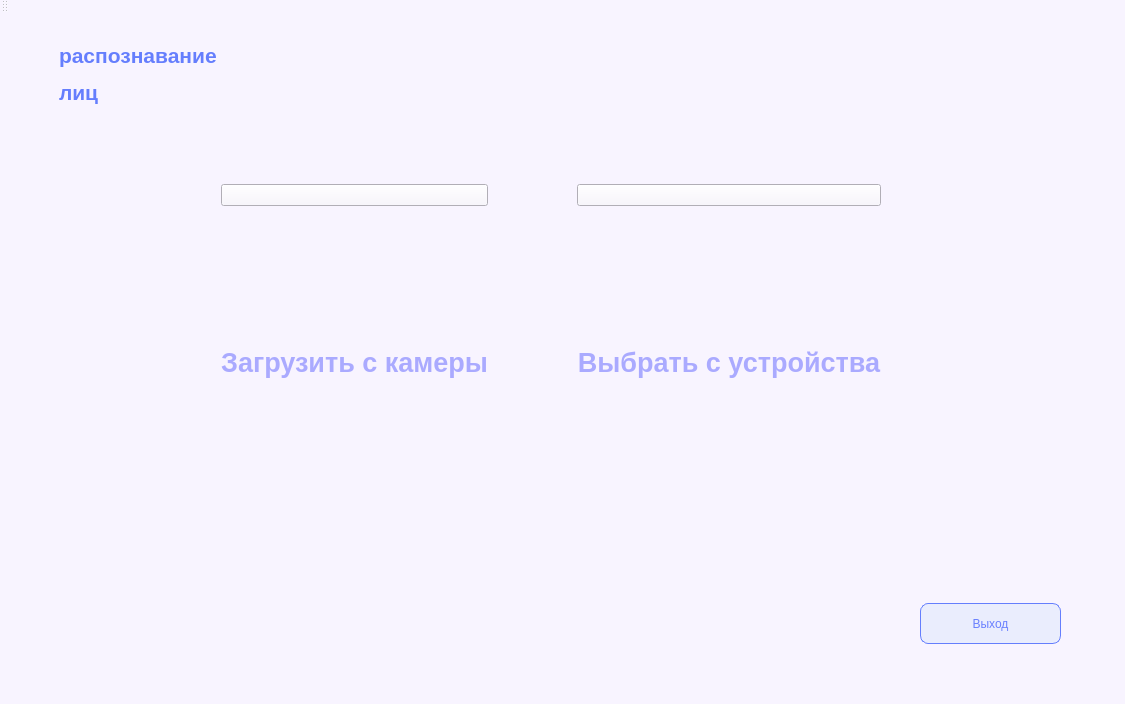
<?xml version="1.0" encoding="UTF-8"?>
<ui version="4.0">
 <class>MainWindow</class>
 <widget class="QMainWindow" name="MainWindow">
  <property name="geometry">
   <rect>
    <x>0</x>
    <y>0</y>
    <width>1125</width>
    <height>704</height>
   </rect>
  </property>
  <property name="windowTitle">
   <string>MainWindow</string>
  </property>
  <property name="styleSheet">
   <string notr="true">border-left: 5px;
background-color: rgb(248, 244, 255);
font: 75 10pt &quot;MS Shell Dlg 2&quot;;</string>
  </property>
  <widget class="QWidget" name="centralWidget">
   <widget class="QPushButton" name="pushButton">
    <property name="geometry">
     <rect>
      <x>920</x>
      <y>590</y>
      <width>141</width>
      <height>41</height>
     </rect>
    </property>
    <property name="styleSheet">
     <string notr="true">background-color: rgb(234, 237, 253);
border: 0.5px solid rgb(101, 126, 253);
border-radius: 8px;
color: rgb(105, 127, 254);
text-align: center;
font: 75 20pt &quot;MS Shell Dlg 2&quot;;</string>
    </property>
    <property name="text">
     <string>Выход</string>
    </property>
   </widget>
   <widget class="QWidget" name="layoutWidget">
    <property name="geometry">
     <rect>
      <x>10</x>
      <y>0</y>
      <width>332</width>
      <height>122</height>
     </rect>
    </property>
    <layout class="QHBoxLayout" name="horizontalLayout_3">
     <item>
      <widget class="QPushButton" name="pushButton_2">
       <property name="styleSheet">
        <string notr="true">background-color: none;
border-radius: none;</string>
       </property>
       <property name="text">
        <string/>
       </property>
       <property name="icon">
        <iconset>
         <normaloff>D:/Универ/ФСУ/ОПД/Иконки.png</normaloff>D:/Универ/ФСУ/ОПД/Иконки.png</iconset>
       </property>
       <property name="iconSize">
        <size>
         <width>100</width>
         <height>100</height>
        </size>
       </property>
      </widget>
     </item>
     <item>
      <widget class="QLabel" name="label">
       <property name="styleSheet">
        <string notr="true">background-color: none;
border-radius: none;</string>
       </property>
       <property name="text">
        <string>&lt;html&gt;&lt;head/&gt;&lt;body&gt;&lt;p&gt;&lt;span style=&quot; font-size:16pt; font-weight:600; color:#657efd;&quot;&gt;распознавание &lt;/span&gt;&lt;/p&gt;&lt;p&gt;&lt;span style=&quot; font-size:16pt; font-weight:600; color:#657efd;&quot;&gt;лиц&lt;/span&gt;&lt;/p&gt;&lt;/body&gt;&lt;/html&gt;</string>
       </property>
      </widget>
     </item>
     <item>
      <spacer name="horizontalSpacer_2">
       <property name="orientation">
        <enum>Qt::Horizontal</enum>
       </property>
       <property name="sizeHint" stdset="0">
        <size>
         <width>40</width>
         <height>20</height>
        </size>
       </property>
      </spacer>
     </item>
    </layout>
   </widget>
   <widget class="QWidget" name="layoutWidget">
    <property name="enabled">
     <bool>true</bool>
    </property>
    <property name="geometry">
     <rect>
      <x>210</x>
      <y>160</y>
      <width>682</width>
      <height>351</height>
     </rect>
    </property>
    <layout class="QHBoxLayout" name="horizontalLayout">
     <item>
      <layout class="QVBoxLayout" name="verticalLayout_2">
       <item>
        <widget class="QPushButton" name="pushButton_10">
         <property name="styleSheet">
          <string notr="true"/>
         </property>
         <property name="text">
          <string/>
         </property>
         <property name="icon">
          <iconset>
           <normaloff>../фотик.png</normaloff>../фотик.png</iconset>
         </property>
         <property name="iconSize">
          <size>
           <width>300</width>
           <height>300</height>
          </size>
         </property>
        </widget>
       </item>
       <item>
        <widget class="QLabel" name="label_12">
         <property name="styleSheet">
          <string notr="true">background-color: none;
border-radius: 8px;
color: rgb(170, 170, 255);
text-align: center;
font: 75 20pt &quot;MS Shell Dlg 2&quot;;</string>
         </property>
         <property name="text">
          <string>&lt;html&gt;&lt;head/&gt;&lt;body&gt;&lt;p align=&quot;center&quot;&gt;&lt;span style=&quot; font-size:20pt; font-weight:600;&quot;&gt;Загрузить с камеры&lt;/span&gt;&lt;/p&gt;&lt;/body&gt;&lt;/html&gt;</string>
         </property>
        </widget>
       </item>
      </layout>
     </item>
     <item>
      <spacer name="horizontalSpacer">
       <property name="orientation">
        <enum>Qt::Horizontal</enum>
       </property>
       <property name="sizeHint" stdset="0">
        <size>
         <width>40</width>
         <height>20</height>
        </size>
       </property>
      </spacer>
     </item>
     <item>
      <layout class="QVBoxLayout" name="verticalLayout">
       <item>
        <widget class="QPushButton" name="pushButton_11">
         <property name="enabled">
          <bool>true</bool>
         </property>
         <property name="styleSheet">
          <string notr="true"/>
         </property>
         <property name="text">
          <string/>
         </property>
         <property name="icon">
          <iconset>
           <normaloff>../кунук.png</normaloff>../кунук.png</iconset>
         </property>
         <property name="iconSize">
          <size>
           <width>300</width>
           <height>300</height>
          </size>
         </property>
        </widget>
       </item>
       <item>
        <widget class="QLabel" name="label_11">
         <property name="styleSheet">
          <string notr="true">background-color: none;
color: rgb(170, 170, 255);

</string>
         </property>
         <property name="text">
          <string>&lt;html&gt;&lt;head/&gt;&lt;body&gt;&lt;p align=&quot;center&quot;&gt;&lt;span style=&quot; font-size:20pt; font-weight:600;&quot;&gt;Выбрать с устройства&lt;/span&gt;&lt;/p&gt;&lt;/body&gt;&lt;/html&gt;</string>
         </property>
        </widget>
       </item>
      </layout>
     </item>
    </layout>
   </widget>
  </widget>
  <widget class="QMenuBar" name="menuBar">
   <property name="geometry">
    <rect>
     <x>0</x>
     <y>0</y>
     <width>1125</width>
     <height>22</height>
    </rect>
   </property>
  </widget>
  <widget class="QToolBar" name="mainToolBar">
   <attribute name="toolBarArea">
    <enum>TopToolBarArea</enum>
   </attribute>
   <attribute name="toolBarBreak">
    <bool>false</bool>
   </attribute>
  </widget>
  <widget class="QStatusBar" name="statusBar"/>
 </widget>
 <layoutdefault spacing="6" margin="11"/>
 <resources/>
 <connections/>
</ui>
